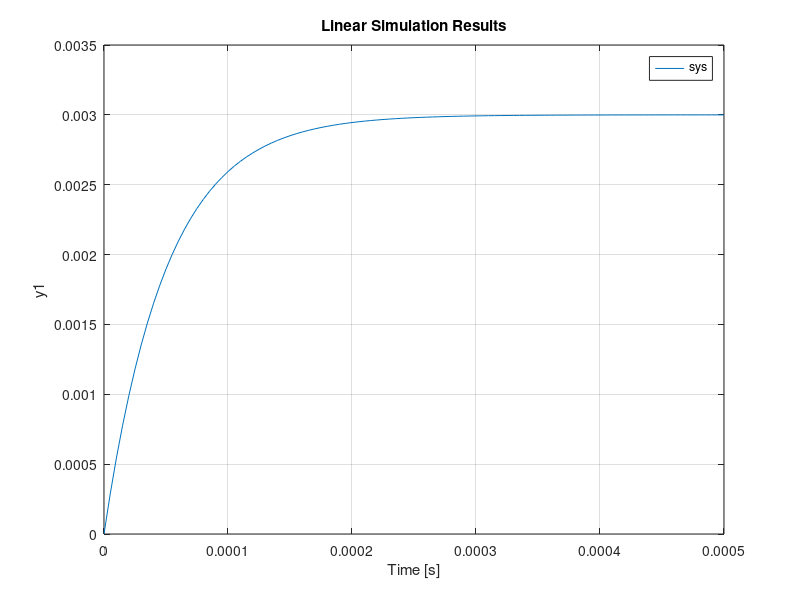

The MATLAB script that drew this image:
%% Initialize the system constants
L = 5; % H
C = 300; % F
R = 100000; % Ohm
V = 300; % V

%% Set up state space matrices
A = [0 1; -1/(L*C) -R/L];
B = [0; 1/L];
C = [0 1];
D = [0];

%% Set up state space equations
sys = ss(A, B, C, D);

%% Simulate the model
t = [0 : 0.000005 : 0.0005];
u = V * ones(size(t));
lsim(sys, u, t)
axis([0 0.0005 0 0.0035])
